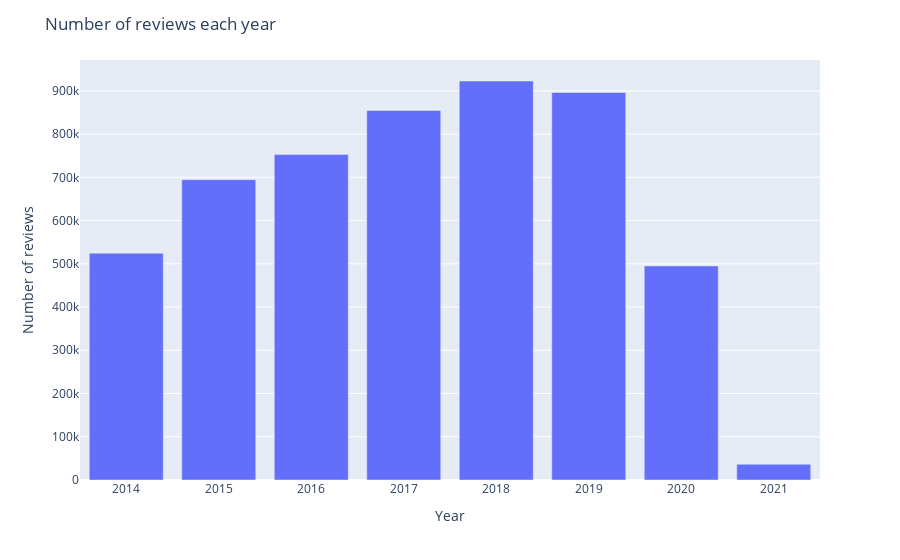

Here is the notebook cell this chart was saved with:
### Markdown cell above
**Hvert år - bar**

### Code cell
years = pd.DataFrame(df['date'].dt.year.value_counts()).reset_index()\
        .rename(columns={"index":"Year","date": "Review count"}).sort_index()
fig = px.bar(years, x=years.Year, y=years['Review count'])
fig.update_traces(hovertemplate=None)
fig.update_layout(title_text="Number of reviews each year", 
                  xaxis_title="Year", 
                  yaxis_title="Number of reviews",
                  hovermode="x unified")
fig.show()

### Figure 1 — Plotly figure (JSON) as saved in the notebook; plotly's stock layout.template omitted (floating-point values rounded to 4 significant figures)
{"data": [{"alignmentgroup": "True", "legendgroup": "", "marker": {"color": "#636efa"}, "name": "", "offsetgroup": "", "orientation": "v", "showlegend": false, "textposition": "auto", "type": "bar", "x": [2018, 2019, 2017, 2016, 2015, 2014, 2020, 2021], "xaxis": "x", "y": [922848, 896225, 854748, 752666, 694630, 524597, 495207, 36401], "yaxis": "y"}], "layout": {"barmode": "relative", "hovermode": "x unified", "legend": {"tracegroupgap": 0}, "margin": {"t": 60}, "title": {"text": "Number of reviews each year"}, "xaxis": {"anchor": "y", "domain": [0, 1], "title": {"text": "Year"}}, "yaxis": {"anchor": "x", "domain": [0, 1], "title": {"text": "Number of reviews"}}}}
